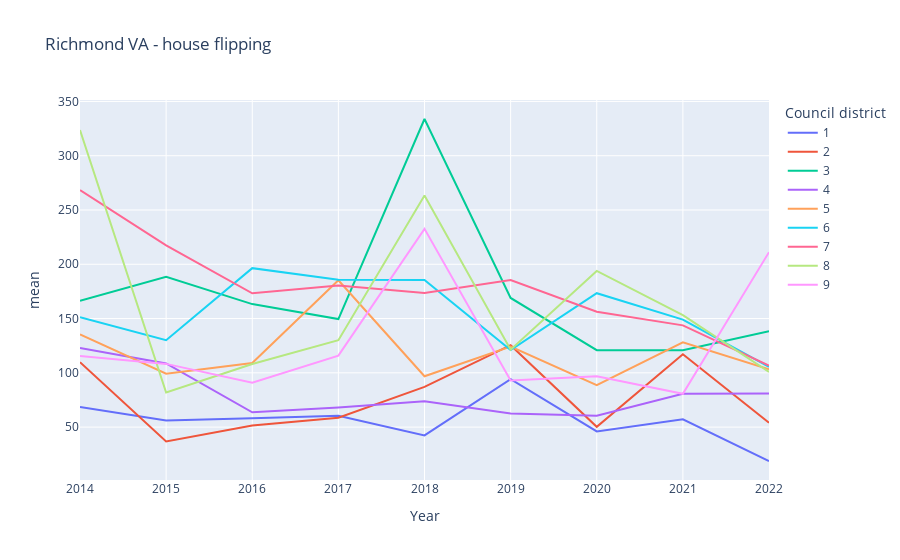

Notebook code for this chart:
### Code cell
# Found and removed a big outlier this way
px.line(fynr, x='year', y='mean', color='dist',
       title='Richmond VA - house flipping',
       labels={
                     "year": "Year",
                     "median": "Mean gross ROI",
                     "dist": "Council district"
                 })

### Figure 1 — Plotly figure (JSON) as saved in the notebook; plotly's stock layout.template omitted (floating-point values rounded to 4 significant figures)
{"data": [{"hovertemplate": "Council district=1<br>Year=%{x}<br>mean=%{y}<extra></extra>", "legendgroup": "1", "line": {"color": "#636efa", "dash": "solid"}, "mode": "lines", "name": "1", "orientation": "v", "showlegend": true, "type": "scatter", "x": [2014, 2015, 2016, 2017, 2018, 2019, 2020, 2021, 2022], "xaxis": "x", "y": [68.42, 56.14, 58.13, 60.36, 42.38, 94.21, 46.01, 57.18, 18.77], "yaxis": "y"}, {"hovertemplate": "Council district=2<br>Year=%{x}<br>mean=%{y}<extra></extra>", "legendgroup": "2", "line": {"color": "#EF553B", "dash": "solid"}, "mode": "lines", "name": "2", "orientation": "v", "showlegend": true, "type": "scatter", "x": [2014, 2015, 2016, 2017, 2018, 2019, 2020, 2021, 2022], "xaxis": "x", "y": [109.9, 36.71, 51.54, 58.7, 87.1, 125.5, 50.23, 117.1, 53.94], "yaxis": "y"}, {"hovertemplate": "Council district=3<br>Year=%{x}<br>mean=%{y}<extra></extra>", "legendgroup": "3", "line": {"color": "#00cc96", "dash": "solid"}, "mode": "lines", "name": "3", "orientation": "v", "showlegend": true, "type": "scatter", "x": [2014, 2015, 2016, 2017, 2018, 2019, 2020, 2021, 2022], "xaxis": "x", "y": [166.4, 188.6, 163.3, 149.6, 333.8, 169.0, 120.8, 120.8, 138.4], "yaxis": "y"}, {"hovertemplate": "Council district=4<br>Year=%{x}<br>mean=%{y}<extra></extra>", "legendgroup": "4", "line": {"color": "#ab63fa", "dash": "solid"}, "mode": "lines", "name": "4", "orientation": "v", "showlegend": true, "type": "scatter", "x": [2014, 2015, 2016, 2017, 2018, 2019, 2020, 2021, 2022], "xaxis": "x", "y": [123.0, 108.7, 63.67, 68.04, 73.78, 62.61, 60.57, 80.65, 80.94], "yaxis": "y"}, {"hovertemplate": "Council district=5<br>Year=%{x}<br>mean=%{y}<extra></extra>", "legendgroup": "5", "line": {"color": "#FFA15A", "dash": "solid"}, "mode": "lines", "name": "5", "orientation": "v", "showlegend": true, "type": "scatter", "x": [2014, 2015, 2016, 2017, 2018, 2019, 2020, 2021, 2022], "xaxis": "x", "y": [135.5, 99.2, 109.0, 185.3, 96.86, 124.2, 88.67, 128.1, 103.2], "yaxis": "y"}, {"hovertemplate": "Council district=6<br>Year=%{x}<br>mean=%{y}<extra></extra>", "legendgroup": "6", "line": {"color": "#19d3f3", "dash": "solid"}, "mode": "lines", "name": "6", "orientation": "v", "showlegend": true, "type": "scatter", "x": [2014, 2015, 2016, 2017, 2018, 2019, 2020, 2021, 2022], "xaxis": "x", "y": [151.3, 130.1, 196.4, 185.8, 185.5, 120.9, 173.4, 149.0, 105.5], "yaxis": "y"}, {"hovertemplate": "Council district=7<br>Year=%{x}<br>mean=%{y}<extra></extra>", "legendgroup": "7", "line": {"color": "#FF6692", "dash": "solid"}, "mode": "lines", "name": "7", "orientation": "v", "showlegend": true, "type": "scatter", "x": [2014, 2015, 2016, 2017, 2018, 2019, 2020, 2021, 2022], "xaxis": "x", "y": [268.3, 217.4, 173.3, 180.5, 173.5, 185.6, 156.2, 143.7, 106.7], "yaxis": "y"}, {"hovertemplate": "Council district=8<br>Year=%{x}<br>mean=%{y}<extra></extra>", "legendgroup": "8", "line": {"color": "#B6E880", "dash": "solid"}, "mode": "lines", "name": "8", "orientation": "v", "showlegend": true, "type": "scatter", "x": [2014, 2015, 2016, 2017, 2018, 2019, 2020, 2021, 2022], "xaxis": "x", "y": [323.6, 81.82, 108.1, 130.0, 263.4, 121.3, 193.9, 153.1, 100.8], "yaxis": "y"}, {"hovertemplate": "Council district=9<br>Year=%{x}<br>mean=%{y}<extra></extra>", "legendgroup": "9", "line": {"color": "#FF97FF", "dash": "solid"}, "mode": "lines", "name": "9", "orientation": "v", "showlegend": true, "type": "scatter", "x": [2014, 2015, 2016, 2017, 2018, 2019, 2020, 2021, 2022], "xaxis": "x", "y": [115.6, 108.2, 90.89, 115.8, 232.7, 92.96, 96.86, 80.68, 211.1], "yaxis": "y"}], "layout": {"legend": {"title": {"text": "Council district"}, "tracegroupgap": 0}, "title": {"text": "Richmond VA - house flipping"}, "xaxis": {"anchor": "y", "domain": [0, 1], "title": {"text": "Year"}}, "yaxis": {"anchor": "x", "domain": [0, 1], "title": {"text": "mean"}}}}
